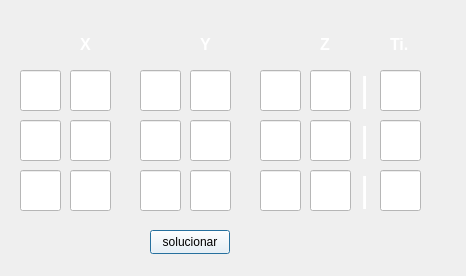
<?xml version="1.0" encoding="UTF-8"?>
<ui version="4.0">
 <class>comprobacion_de_matriz</class>
 <widget class="QDialog" name="comprobacion_de_matriz">
  <property name="geometry">
   <rect>
    <x>0</x>
    <y>0</y>
    <width>466</width>
    <height>276</height>
   </rect>
  </property>
  <property name="windowTitle">
   <string>Dialog</string>
  </property>
  <widget class="QLineEdit" name="a12">
   <property name="geometry">
    <rect>
     <x>140</x>
     <y>70</y>
     <width>41</width>
     <height>41</height>
    </rect>
   </property>
   <property name="styleSheet">
    <string notr="true">background-color: rgb(255, 255, 255);</string>
   </property>
  </widget>
  <widget class="QLineEdit" name="a22">
   <property name="geometry">
    <rect>
     <x>140</x>
     <y>120</y>
     <width>41</width>
     <height>41</height>
    </rect>
   </property>
   <property name="styleSheet">
    <string notr="true">background-color: rgb(255, 255, 255);</string>
   </property>
  </widget>
  <widget class="QLineEdit" name="a21">
   <property name="geometry">
    <rect>
     <x>20</x>
     <y>120</y>
     <width>41</width>
     <height>41</height>
    </rect>
   </property>
   <property name="styleSheet">
    <string notr="true">background-color: rgb(255, 255, 255);</string>
   </property>
  </widget>
  <widget class="QLineEdit" name="a23">
   <property name="geometry">
    <rect>
     <x>260</x>
     <y>120</y>
     <width>41</width>
     <height>41</height>
    </rect>
   </property>
   <property name="styleSheet">
    <string notr="true">background-color: rgb(255, 255, 255);</string>
   </property>
  </widget>
  <widget class="QLabel" name="label_6">
   <property name="geometry">
    <rect>
     <x>360</x>
     <y>70</y>
     <width>16</width>
     <height>41</height>
    </rect>
   </property>
   <property name="font">
    <font>
     <pointsize>26</pointsize>
    </font>
   </property>
   <property name="text">
    <string>&lt;html&gt;&lt;head/&gt;&lt;body&gt;&lt;p&gt;&lt;span style=&quot; color:#ffffff;&quot;&gt;|&lt;/span&gt;&lt;/p&gt;&lt;/body&gt;&lt;/html&gt;</string>
   </property>
  </widget>
  <widget class="QLineEdit" name="a11">
   <property name="geometry">
    <rect>
     <x>20</x>
     <y>70</y>
     <width>41</width>
     <height>41</height>
    </rect>
   </property>
   <property name="styleSheet">
    <string notr="true">background-color: rgb(255, 255, 255);</string>
   </property>
  </widget>
  <widget class="QLineEdit" name="t1">
   <property name="geometry">
    <rect>
     <x>380</x>
     <y>70</y>
     <width>41</width>
     <height>41</height>
    </rect>
   </property>
   <property name="styleSheet">
    <string notr="true">background-color: rgb(255, 255, 255);</string>
   </property>
  </widget>
  <widget class="QLineEdit" name="a33">
   <property name="geometry">
    <rect>
     <x>260</x>
     <y>170</y>
     <width>41</width>
     <height>41</height>
    </rect>
   </property>
   <property name="styleSheet">
    <string notr="true">background-color: rgb(255, 255, 255);</string>
   </property>
  </widget>
  <widget class="QLineEdit" name="a32">
   <property name="geometry">
    <rect>
     <x>140</x>
     <y>170</y>
     <width>41</width>
     <height>41</height>
    </rect>
   </property>
   <property name="styleSheet">
    <string notr="true">background-color: rgb(255, 255, 255);</string>
   </property>
  </widget>
  <widget class="QLineEdit" name="t3">
   <property name="geometry">
    <rect>
     <x>380</x>
     <y>170</y>
     <width>41</width>
     <height>41</height>
    </rect>
   </property>
   <property name="styleSheet">
    <string notr="true">background-color: rgb(255, 255, 255);</string>
   </property>
  </widget>
  <widget class="QLabel" name="label_7">
   <property name="geometry">
    <rect>
     <x>360</x>
     <y>120</y>
     <width>16</width>
     <height>41</height>
    </rect>
   </property>
   <property name="font">
    <font>
     <pointsize>26</pointsize>
    </font>
   </property>
   <property name="text">
    <string>&lt;html&gt;&lt;head/&gt;&lt;body&gt;&lt;p&gt;&lt;span style=&quot; color:#ffffff;&quot;&gt;|&lt;/span&gt;&lt;/p&gt;&lt;/body&gt;&lt;/html&gt;</string>
   </property>
  </widget>
  <widget class="QLabel" name="label_8">
   <property name="geometry">
    <rect>
     <x>360</x>
     <y>170</y>
     <width>16</width>
     <height>41</height>
    </rect>
   </property>
   <property name="font">
    <font>
     <pointsize>26</pointsize>
    </font>
   </property>
   <property name="text">
    <string>&lt;html&gt;&lt;head/&gt;&lt;body&gt;&lt;p&gt;&lt;span style=&quot; color:#ffffff;&quot;&gt;|&lt;/span&gt;&lt;/p&gt;&lt;/body&gt;&lt;/html&gt;</string>
   </property>
  </widget>
  <widget class="QLineEdit" name="a31">
   <property name="geometry">
    <rect>
     <x>20</x>
     <y>170</y>
     <width>41</width>
     <height>41</height>
    </rect>
   </property>
   <property name="styleSheet">
    <string notr="true">background-color: rgb(255, 255, 255);</string>
   </property>
  </widget>
  <widget class="QLineEdit" name="t2">
   <property name="geometry">
    <rect>
     <x>380</x>
     <y>120</y>
     <width>41</width>
     <height>41</height>
    </rect>
   </property>
   <property name="styleSheet">
    <string notr="true">background-color: rgb(255, 255, 255);</string>
   </property>
  </widget>
  <widget class="QLineEdit" name="a13">
   <property name="geometry">
    <rect>
     <x>260</x>
     <y>70</y>
     <width>41</width>
     <height>41</height>
    </rect>
   </property>
   <property name="styleSheet">
    <string notr="true">background-color: rgb(255, 255, 255);</string>
   </property>
  </widget>
  <widget class="QPushButton" name="pushButton">
   <property name="geometry">
    <rect>
     <x>150</x>
     <y>230</y>
     <width>80</width>
     <height>24</height>
    </rect>
   </property>
   <property name="styleSheet">
    <string notr="true">background-color: rgb(255, 255, 255);</string>
   </property>
   <property name="text">
    <string>solucionar</string>
   </property>
  </widget>
  <widget class="QLineEdit" name="a31_2">
   <property name="geometry">
    <rect>
     <x>70</x>
     <y>170</y>
     <width>41</width>
     <height>41</height>
    </rect>
   </property>
   <property name="styleSheet">
    <string notr="true">background-color: rgb(255, 255, 255);</string>
   </property>
  </widget>
  <widget class="QLineEdit" name="a11_2">
   <property name="geometry">
    <rect>
     <x>70</x>
     <y>70</y>
     <width>41</width>
     <height>41</height>
    </rect>
   </property>
   <property name="styleSheet">
    <string notr="true">background-color: rgb(255, 255, 255);</string>
   </property>
  </widget>
  <widget class="QLineEdit" name="a21_2">
   <property name="geometry">
    <rect>
     <x>70</x>
     <y>120</y>
     <width>41</width>
     <height>41</height>
    </rect>
   </property>
   <property name="styleSheet">
    <string notr="true">background-color: rgb(255, 255, 255);</string>
   </property>
  </widget>
  <widget class="QLineEdit" name="a12_2">
   <property name="geometry">
    <rect>
     <x>190</x>
     <y>70</y>
     <width>41</width>
     <height>41</height>
    </rect>
   </property>
   <property name="styleSheet">
    <string notr="true">background-color: rgb(255, 255, 255);</string>
   </property>
  </widget>
  <widget class="QLineEdit" name="a32_2">
   <property name="geometry">
    <rect>
     <x>190</x>
     <y>170</y>
     <width>41</width>
     <height>41</height>
    </rect>
   </property>
   <property name="styleSheet">
    <string notr="true">background-color: rgb(255, 255, 255);</string>
   </property>
  </widget>
  <widget class="QLineEdit" name="a22_2">
   <property name="geometry">
    <rect>
     <x>190</x>
     <y>120</y>
     <width>41</width>
     <height>41</height>
    </rect>
   </property>
   <property name="styleSheet">
    <string notr="true">background-color: rgb(255, 255, 255);</string>
   </property>
  </widget>
  <widget class="QLineEdit" name="a13_2">
   <property name="geometry">
    <rect>
     <x>310</x>
     <y>70</y>
     <width>41</width>
     <height>41</height>
    </rect>
   </property>
   <property name="styleSheet">
    <string notr="true">background-color: rgb(255, 255, 255);</string>
   </property>
  </widget>
  <widget class="QLineEdit" name="a33_2">
   <property name="geometry">
    <rect>
     <x>310</x>
     <y>170</y>
     <width>41</width>
     <height>41</height>
    </rect>
   </property>
   <property name="styleSheet">
    <string notr="true">background-color: rgb(255, 255, 255);</string>
   </property>
  </widget>
  <widget class="QLineEdit" name="a23_2">
   <property name="geometry">
    <rect>
     <x>310</x>
     <y>120</y>
     <width>41</width>
     <height>41</height>
    </rect>
   </property>
   <property name="styleSheet">
    <string notr="true">background-color: rgb(255, 255, 255);</string>
   </property>
  </widget>
  <widget class="QLabel" name="label_2">
   <property name="geometry">
    <rect>
     <x>80</x>
     <y>10</y>
     <width>21</width>
     <height>51</height>
    </rect>
   </property>
   <property name="text">
    <string>&lt;html&gt;&lt;head/&gt;&lt;body&gt;&lt;p&gt;&lt;span style=&quot; font-size:12pt; font-weight:700; color:#ffffff;&quot;&gt;&lt;br/&gt;X&lt;/span&gt;&lt;/p&gt;&lt;/body&gt;&lt;/html&gt;</string>
   </property>
  </widget>
  <widget class="QLabel" name="label_3">
   <property name="geometry">
    <rect>
     <x>200</x>
     <y>10</y>
     <width>21</width>
     <height>51</height>
    </rect>
   </property>
   <property name="text">
    <string>&lt;html&gt;&lt;head/&gt;&lt;body&gt;&lt;p&gt;&lt;span style=&quot; font-size:12pt; font-weight:700; color:#ffffff;&quot;&gt;&lt;br/&gt;Y&lt;/span&gt;&lt;/p&gt;&lt;/body&gt;&lt;/html&gt;</string>
   </property>
  </widget>
  <widget class="QLabel" name="label_4">
   <property name="geometry">
    <rect>
     <x>320</x>
     <y>10</y>
     <width>21</width>
     <height>51</height>
    </rect>
   </property>
   <property name="text">
    <string>&lt;html&gt;&lt;head/&gt;&lt;body&gt;&lt;p&gt;&lt;span style=&quot; font-size:12pt; font-weight:700; color:#ffffff;&quot;&gt;&lt;br/&gt;Z&lt;/span&gt;&lt;/p&gt;&lt;/body&gt;&lt;/html&gt;</string>
   </property>
  </widget>
  <widget class="QLabel" name="label_5">
   <property name="geometry">
    <rect>
     <x>390</x>
     <y>10</y>
     <width>21</width>
     <height>51</height>
    </rect>
   </property>
   <property name="text">
    <string>&lt;html&gt;&lt;head/&gt;&lt;body&gt;&lt;p&gt;&lt;span style=&quot; font-size:12pt; font-weight:700; color:#ffffff;&quot;&gt;&lt;br/&gt;Ti.&lt;/span&gt;&lt;/p&gt;&lt;/body&gt;&lt;/html&gt;</string>
   </property>
  </widget>
 </widget>
 <resources/>
 <connections/>
</ui>
